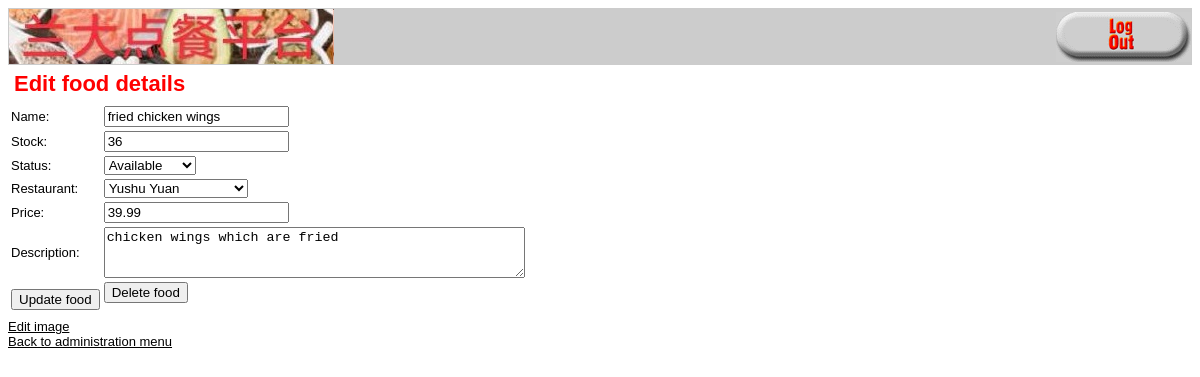
The page /edit_food_form.php?foodid=3 (signed in) on the database its author committed.
### tables this page shows
CREATE TABLE `foods` (
  `foodid` int(10) UNSIGNED NOT NULL,
  `title` char(100) DEFAULT NULL,
  `catid` int(10) UNSIGNED DEFAULT NULL,
  `price` float(4,2) NOT NULL,
  `stock` int(10) UNSIGNED DEFAULT NULL,
  `status` int(10) UNSIGNED DEFAULT NULL,
  `description` varchar(255) DEFAULT NULL,
  `rest` varchar(32) NOT NULL
);

CREATE TABLE `merchants` (
  `catid` int(10) UNSIGNED NOT NULL,
  `catname` char(60) NOT NULL,
  `phone` char(20) DEFAULT NULL,
  `address` char(100) DEFAULT NULL,
  `recommend` int(10) UNSIGNED DEFAULT NULL,
  `password` char(40) NOT NULL
);

### food_fns.php (called while the page is built, shortened)
<?php
function get_merchants()
{
  $conn = db_connect();
  $query = "select * from merchants";
  $result = @$conn->query($query);
  $num_cats = @$result->num_rows;
  $result = db_result_to_array($result);
  return $result;
}
function get_food_details($foodid)
{
  $conn = db_connect();
  $query = "select * from foods where foodid='" . $conn->real_escape_string($foodid) . "'";
  $result = @$conn->query($query);
  $result = @$result->fetch_assoc();
  return $result;
}

### user_auth_fns.php (called while the page is built, shortened)
<?php
require_once('db_fns.php');
function check_admin_user() {
  if (isset($_SESSION['admin_user'])) {
    return true;
  } else {
    return false;
  }
}

### db_fns.php (called while the page is built, shortened)
<?php
function db_result_to_array($result) {
   $res_array = array();
   for ($count=0; $row = $result->fetch_assoc(); $count++) {
     $res_array[$count] = $row;
   }
   return $res_array;
}

### admin_fns.php (the view, shortened to what this page needs)
<?php
function display_food_form($food = '')
{
  $edit = is_array($food);
?>
  <form method="post" action="<?php echo $edit ? 'edit_food.php' : 'insert_food.php'; ?>">
    <table border="0">
      <tr>
        <td>Name:</td>
        <td><input type="text" name="title" value="<?php echo htmlspecialchars($edit ? $food['title'] : ''); ?>" /></td>
      </tr>
      <tr>
        <td>Stock:</td>
        <td><input type="number" name="stock" min=0 value="<?php echo htmlspecialchars($edit ? $food['stock'] : ''); ?>" /></td>
      </tr>
      <tr>
        <td>Status:</td>
        <td>
          <select name="status">
            <option value ="1" <?php if($edit) if($food['status']==1) echo "selected"?>>Available</option>
          </select>
        </td>
      </tr>
      <?php
        if (check_admin_user()){
        ?>
      <tr>
        <td>Restaurant:</td>
        <td><select name="catid">
            <?php
            $cat_array = get_merchants();
            foreach ($cat_array as $thiscat) {
              echo "<option value=\"" . htmlspecialchars($thiscat['catid']) . "\"";
              if (($edit) && ($thiscat['catid'] == $food['catid'])) {
                echo " selected";
              }
              echo ">" . htmlspecialchars($thiscat['catname']) . "</option>";
            }
            ?>
          </select>
        </td>
      </tr>
      <?php
        } else {
          $conn = db_connect();
          $query="select catid from merchants where catname='".$_SESSION['rest_user']."'";
          $catid=$conn->query($query)->fetch_object()->catid;
          echo "<input type=\"hidden\" name=\"catid\" value=". htmlspecialchars($catid).">";
        }
      ?>
      <tr>
        <td>Price:</td>
        <td><input type="number" name="price" min=0 value="<?php echo htmlspecialchars($edit ? $food['price'] : ''); ?>" /></td>
      </tr>
      <tr>
        <td>Description:</td>
        <td><textarea rows="3" cols="50" name="description"><?php echo htmlspecialchars($edit ? $food['description'] : ''); ?></textarea></td>
      </tr>
      <tr>
        <td <?php if (!$edit) {
              echo "colspan=2";
            } ?> align="center">
          <input type="submit" value="<?php echo $edit ? 'Update' : 'Add'; ?> food" />
  </form>
  <?php
  if ($edit) {
    echo "<td>
                   <form method=\"post\" action=\"delete_food.php\">
                   <input type=\"hidden\" name=\"foodid\"
                    value=\"" . htmlspecialchars($food['foodid']) . "\" />
                   <input type=\"submit\" value=\"Delete food\"/>
                   </form></td>";
  }
  ?>
<?php
}
?>

### output_fns.php (style rules this page uses)
body { font-family: Arial, Helvetica, sans-serif; font-size: 13px }
li, td { font-family: Arial, Helvetica, sans-serif; font-size: 13px }

### rows shown on the page
foods: title "fried chicken wings", stock "36", status "Available", catid "Yushu Yuan", price "39.99", description "chicken wings which are fried"

### other values the page prints
$heading "Edit food details"
$name "Edit image Back to administration menu"
